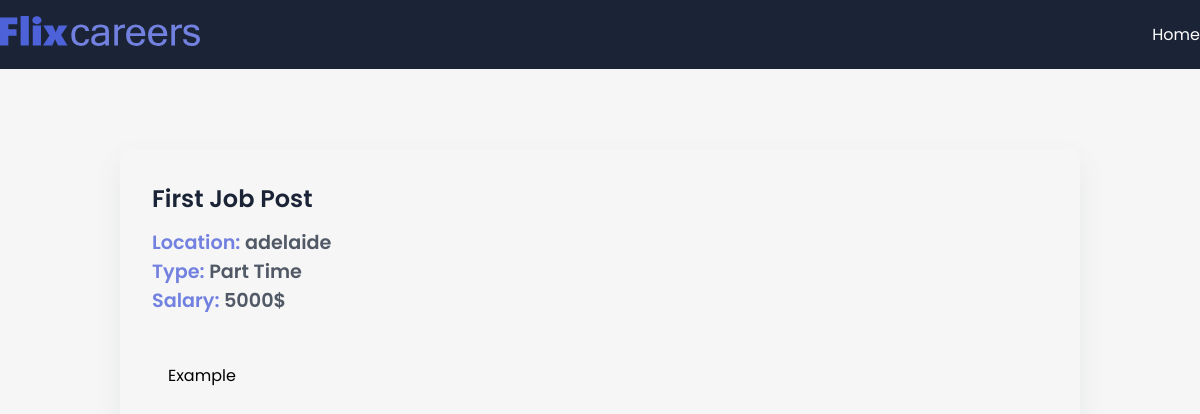
/job/1, run on the app's committed database.
### app/models.py (models this page shows, shortened)
class JobPost(models.Model):
    JOB_TYPE_CHOICES = [('Full Time', 'Full Time'), ('Part Time', 'Part Time')]
    title = models.CharField(max_length=30)
    description = models.TextField(max_length=30)
    date = models.DateTimeField(auto_now_add=True)
    expiry = models.DateField(null=True)
    salary = models.IntegerField()
    slug = models.SlugField(null=True, max_length=40, unique=True)
    location = models.OneToOneField(
        Location, on_delete=models.CASCADE, null=True)
    author = models.ForeignKey(Author, on_delete=models.CASCADE, null=True)
    skills = models.ManyToManyField(Skill)
    type = models.CharField(max_length=200, null=False,
                            choices=JOB_TYPE_CHOICES)

class Location (models.Model):
    street = models.CharField(max_length=30)
    city = models.CharField(max_length=30)
    state = models.CharField(max_length=30)
    country = models.CharField(max_length=30)
    zip = models.CharField(max_length=30)

### app/views.py (the view)
# urls.py: path('job/<int:id>', views.jobPage, name='jobs_detail'),
def jobPage(request, id):
    print(type(id))
    try:
        if (id == 0):
            return redirect(reverse('jobs_home'))
        jobPost = JobPost.objects.get(id=id)
        context = {'job': jobPost}
        return render(request, 'app/jobdetail.html', context)
    except:
        return HttpResponseNotFound("Not Found...")

### app/templates/app/jobdetail.html (shortened to what this page needs)
{% extends 'base.html' %}
{% block content %}
<section>
  <div class="container">
    <div class="view-post">
      <h1 class="jobtitle">{{job.title}}</h1>
      <p class="location it">
        Location: <span>{{job.location.city}}</span>
      </p>
      <p class="status it">Type: <span>{{job.type}}</span></p>
      <p class="budget it">Salary: <span>{{job.salary}}$</span></p>
      <div class="desc">
        <p class="details">{{job.description}}</p>
      </div>
    </div>
  </div>
</section>
{% endblock content %}

### app/static/app/style.css (style rules this page uses)
* { margin: 0; padding: 0; box-sizing: border-box; font-family: "Poppins", sans-serif; }
:root { --blue: #4d62d8; --lblue: #7281e0; --card: #fdfdfd; --shadow: #64646f17 0px 12px 29px 0px; --nav: #1b2436; }
body { background: #f5f6f5; }
.container { max-width: 1200px; margin: auto; }
.view-post { width: 80%; border-radius: 10px; box-shadow: var(--shadow); margin: 5em auto; padding: 2em; }
.desc { max-height: 300px; overflow-y: scroll; margin: 2em 0; padding: 1em; }
.jobtitle { font-size: 1.5rem; color: var(--nav); font-weight: 600; margin-bottom: 0.5em; }
.it { font-size: 1.2rem; font-weight: 600; color: var(--lblue); }
.it span { color: #1b2436c0; }

### data on the page
JobPost: title "First Job Post", location.city "adelaide", type "Part Time", salary "5000", description "Example"
